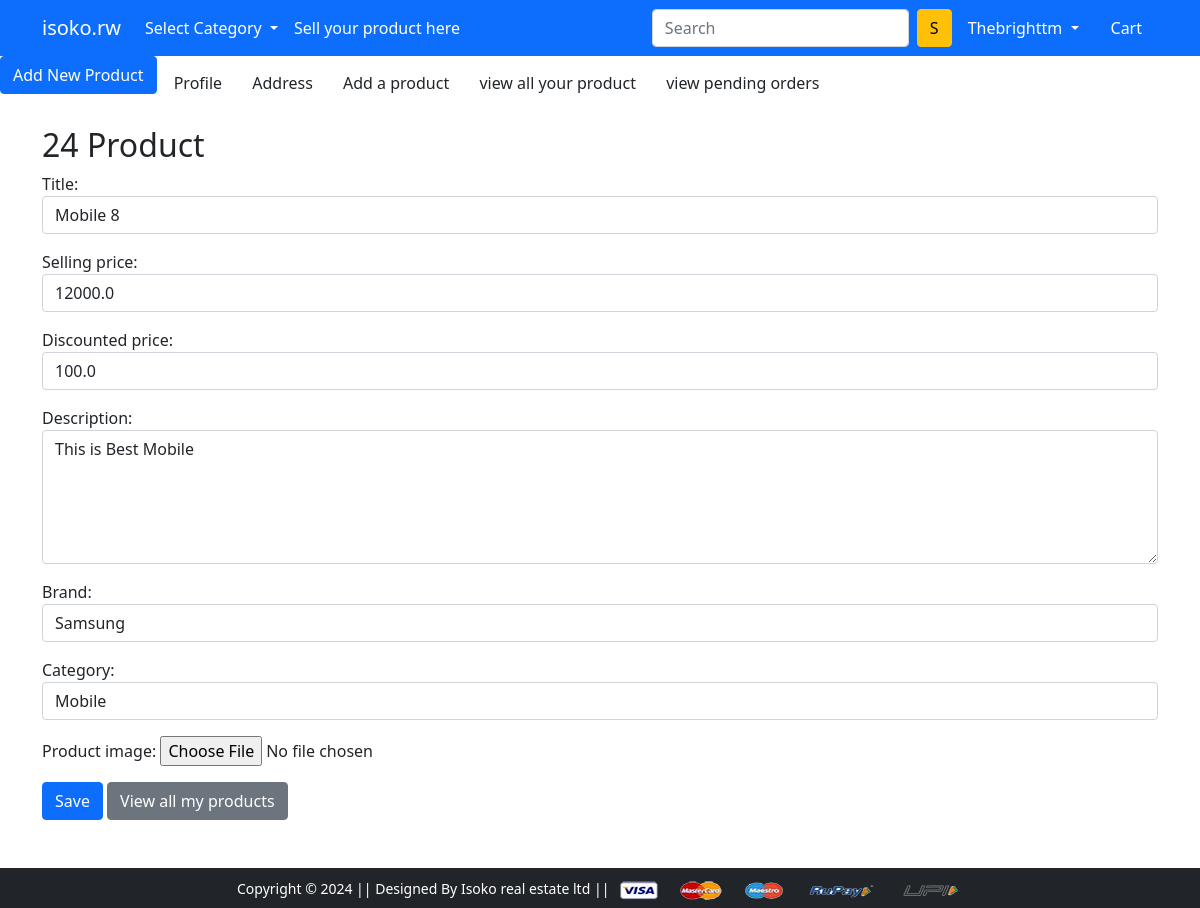
/products/update/24/ (signed in), run on the app's committed database.
### app/models.py (models this page shows, shortened)
class Product(models.Model):
    title = models.CharField(max_length=100)
    selling_price = models.FloatField()
    discounted_price = models.FloatField()
    description = models.TextField()
    category = models.CharField(choices=CATEGORY_CHOICES,max_length=2)
    brand = models.CharField( max_length=50)
    product_image = models.ImageField(upload_to='productimg')

### app/views.py (the view)
# urls.py: path('products/update/<int:id>/', views.update_product, name='update_product'),
@login_required()
def update_product(request, id):
    product = Product.objects.get(pk=id)
    if request.method == 'POST':
        form = ProductForm(request.POST, request.FILES, instance=product)
        if form.is_valid():
            form.save()
            return redirect('list_products')
    else:
        form = ProductForm(instance=product)
    return render(request, 'app/product_form.html', {'form': form})

### app/forms.py
class ProductForm(forms.ModelForm):
    class Meta:
        model = Product
        fields = ['title', 'selling_price', 'discounted_price', 'description', 'brand', 'category', 'product_image']
        widgets = {
            'title': forms.TextInput(attrs={'class': 'form-control'}),
            'selling_price': forms.NumberInput(attrs={'class': 'form-control', 'step': '0.01'}),
            'discounted_price': forms.NumberInput(attrs={'class': 'form-control', 'step': '0.01'}),
            'description': forms.Textarea(attrs={'class': 'form-control', 'rows': 5}),
            'brand': forms.TextInput(attrs={'class': 'form-control'}),
            'category': forms.Select(attrs={'class': 'form-control'}),
            'product_image': forms.FileInput(attrs={'class': 'form-control-file'}),
        }

### app/templates/app/product_form.html (shortened to what this page needs)
{% extends 'app/base.html' %}
{% block main-content %}
<a href="{% url 'create_product' %}" class="btn btn-primary mb-3">Add New Product</a>
    <a href="{% url 'profile' %}" class="btn {{active}}">Profile</a></li>
    <a href="{% url 'address' %}" class="btn">Address</a></li>
    <a href="{% url 'create_product' %}" class="btn">Add a product</a></li>
    <a href="{% url 'list_products' %}" class="btn">view all your product</a></li>
    <a href="{% url 'address' %}" class="btn">view pending orders</a></li>
<div class="container mt-3">
    <h2>{{ form.instance.pk|default:"Add New" }} Product</h2>
    <form method="post" enctype="multipart/form-data">
        {{ form.as_p }}
        <button type="submit" class="btn btn-primary">Save</button>
        <a href="{% url 'list_products' %}" class="btn btn-secondary">View all my products</a>
    </form>
</div>
{% endblock %}

### app/templates/app/nav.html (shortened to what this page needs)
<nav class="navbar navbar-expand-lg navbar-dark bg-primary">
    <div class="container">
      <a class="navbar-brand" href="/">isoko.rw</a>
      <div class="collapse navbar-collapse" id="navbarSupportedContent">
        <ul class="navbar-nav me-auto mb-2 mb-lg-0">
          <li class="nav-item dropdown">
            <a class="nav-link dropdown-toggle text-white" href="#" id="selectcategoryDropdown" role="button" data-bs-toggle="dropdown" aria-expanded="false">
              Select Category
            </a>
          </li>
          <li class="nav-item">
            <a class="nav-link active" aria-current="page" href="{% url 'create_product' %}">Sell your product here</a>
          </li>
        </ul>
        <form class="d-flex">
          <input class="form-control me-2" type="search" placeholder="Search" aria-label="Search">
          <button class="btn btn-warning" type="submit">S</button>
        </form>
        <div>
          <ul class="navbar-nav me-auto mb-2 mb-lg-0">
           {% if request.user.is_authenticated %}
          <li class="nav-item dropdown mx-2">
             <a class="nav-link dropdown-toggle text-white" href="#" id="profileDropdown" role="button" data-bs-toggle="dropdown" aria-expanded="false">
              {{ request.user.username|capfirst }}
             </a>
           </li>
           <li class="nav-item mx-2">
            <a href="{% url 'showcart' %}" class="nav-link text-white"> Cart </a>
           </li>
           {% endif %}
          </ul>
        </div>
      </div>
    </div>
   </nav>

### data on the page
Product: instance.pk "24", title "Mobile 8", selling_price "12000.0", discounted_price "100.0", description "This is Best Mobile", brand "Samsung", category "Mobile"

### other printed values
{{ request.user.username|capfirst }} "Thebrighttm"
